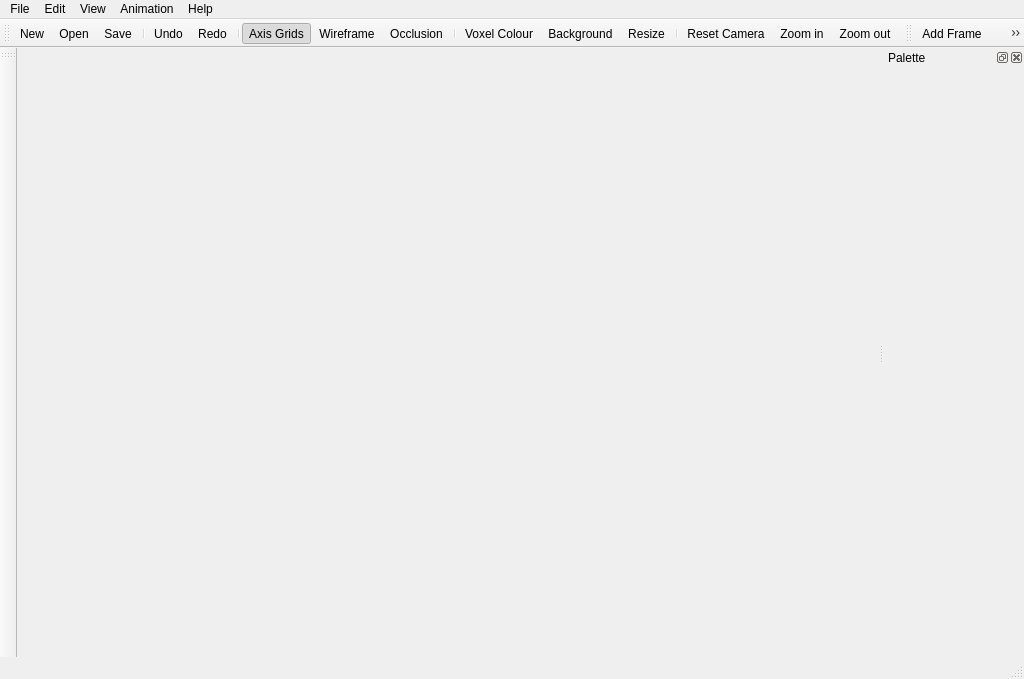
<?xml version="1.0" encoding="UTF-8"?>
<ui version="4.0">
 <class>MainWindow</class>
 <widget class="QMainWindow" name="MainWindow">
  <property name="geometry">
   <rect>
    <x>0</x>
    <y>0</y>
    <width>1024</width>
    <height>679</height>
   </rect>
  </property>
  <property name="windowTitle">
   <string>Zoxel</string>
  </property>
  <property name="windowIcon">
   <iconset resource="resources.qrc">
    <normaloff>:/images/gfx/icons/block.png</normaloff>:/images/gfx/icons/block.png</iconset>
  </property>
  <widget class="QWidget" name="centralwidget">
   <layout class="QGridLayout" name="gridLayout">
    <item row="0" column="0">
     <widget class="QWidget" name="glparent" native="true">
      <layout class="QGridLayout" name="gridLayout_2"/>
     </widget>
    </item>
   </layout>
  </widget>
  <widget class="QMenuBar" name="menubar">
   <property name="geometry">
    <rect>
     <x>0</x>
     <y>0</y>
     <width>1024</width>
     <height>24</height>
    </rect>
   </property>
   <widget class="QMenu" name="menu_file">
    <property name="title">
     <string>File</string>
    </property>
    <addaction name="action_new"/>
    <addaction name="action_open"/>
    <addaction name="separator"/>
    <addaction name="action_save"/>
    <addaction name="action_saveas"/>
    <addaction name="separator"/>
    <addaction name="action_exit"/>
   </widget>
   <widget class="QMenu" name="menu_help">
    <property name="title">
     <string>Help</string>
    </property>
    <addaction name="action_about"/>
   </widget>
   <widget class="QMenu" name="menuView">
    <property name="title">
     <string>View</string>
    </property>
    <addaction name="action_axis_grids"/>
    <addaction name="action_wireframe"/>
    <addaction name="action_voxel_edges"/>
    <addaction name="separator"/>
    <addaction name="action_zoom_in"/>
    <addaction name="action_zoom_out"/>
   </widget>
   <widget class="QMenu" name="menuEdit">
    <property name="title">
     <string>Edit</string>
    </property>
    <addaction name="action_undo"/>
    <addaction name="action_redo"/>
   </widget>
   <widget class="QMenu" name="menuAnimation">
    <property name="title">
     <string>Animation</string>
    </property>
    <addaction name="action_anim_play"/>
    <addaction name="action_anim_stop"/>
    <addaction name="action_anim_next"/>
    <addaction name="action_anim_previous"/>
    <addaction name="action_anim_settings"/>
    <addaction name="separator"/>
    <addaction name="action_anim_add"/>
    <addaction name="separator"/>
    <addaction name="action_anim_delete"/>
   </widget>
   <addaction name="menu_file"/>
   <addaction name="menuEdit"/>
   <addaction name="menuView"/>
   <addaction name="menuAnimation"/>
   <addaction name="menu_help"/>
  </widget>
  <widget class="QStatusBar" name="statusbar"/>
  <widget class="QToolBar" name="toolbar">
   <property name="windowTitle">
    <string>toolBar</string>
   </property>
   <attribute name="toolBarArea">
    <enum>TopToolBarArea</enum>
   </attribute>
   <attribute name="toolBarBreak">
    <bool>false</bool>
   </attribute>
   <addaction name="action_new"/>
   <addaction name="action_open"/>
   <addaction name="action_save"/>
   <addaction name="separator"/>
   <addaction name="action_undo"/>
   <addaction name="action_redo"/>
   <addaction name="separator"/>
   <addaction name="action_axis_grids"/>
   <addaction name="action_wireframe"/>
   <addaction name="action_occlusion"/>
   <addaction name="separator"/>
   <addaction name="action_voxel_colour"/>
   <addaction name="action_background"/>
   <addaction name="action_resize"/>
   <addaction name="separator"/>
   <addaction name="action_reset_camera"/>
   <addaction name="action_zoom_in"/>
   <addaction name="action_zoom_out"/>
  </widget>
  <widget class="QToolBar" name="toolbar_drawing">
   <property name="windowTitle">
    <string>toolBar</string>
   </property>
   <attribute name="toolBarArea">
    <enum>LeftToolBarArea</enum>
   </attribute>
   <attribute name="toolBarBreak">
    <bool>false</bool>
   </attribute>
  </widget>
  <widget class="QDockWidget" name="dock">
   <property name="windowTitle">
    <string>Palette</string>
   </property>
   <attribute name="dockWidgetArea">
    <number>2</number>
   </attribute>
   <widget class="QWidget" name="palette">
    <property name="minimumSize">
     <size>
      <width>140</width>
      <height>0</height>
     </size>
    </property>
    <layout class="QGridLayout" name="gridLayout_3"/>
   </widget>
  </widget>
  <widget class="QToolBar" name="toolbar_animation">
   <property name="windowTitle">
    <string>toolBar</string>
   </property>
   <attribute name="toolBarArea">
    <enum>TopToolBarArea</enum>
   </attribute>
   <attribute name="toolBarBreak">
    <bool>false</bool>
   </attribute>
   <addaction name="action_anim_add"/>
   <addaction name="action_anim_previous"/>
   <addaction name="action_anim_stop"/>
   <addaction name="action_anim_play"/>
   <addaction name="action_anim_next"/>
  </widget>
  <action name="action_exit">
   <property name="icon">
    <iconset>
     <normaloff>:/gfx/gfx/application-exit.png</normaloff>:/gfx/gfx/application-exit.png</iconset>
   </property>
   <property name="text">
    <string>Exit</string>
   </property>
   <property name="iconVisibleInMenu">
    <bool>true</bool>
   </property>
  </action>
  <action name="action_about">
   <property name="icon">
    <iconset>
     <normaloff>:/gfx/gfx/help-contents.png</normaloff>:/gfx/gfx/help-contents.png</iconset>
   </property>
   <property name="text">
    <string>About</string>
   </property>
  </action>
  <action name="action_save">
   <property name="icon">
    <iconset resource="resources.qrc">
     <normaloff>:/images/gfx/icons/disk-return-black.png</normaloff>:/images/gfx/icons/disk-return-black.png</iconset>
   </property>
   <property name="text">
    <string>Save</string>
   </property>
  </action>
  <action name="action_axis_grids">
   <property name="checkable">
    <bool>true</bool>
   </property>
   <property name="checked">
    <bool>true</bool>
   </property>
   <property name="icon">
    <iconset resource="resources.qrc">
     <normaloff>:/images/gfx/icons/grid.png</normaloff>:/images/gfx/icons/grid.png</iconset>
   </property>
   <property name="text">
    <string>Axis Grids</string>
   </property>
   <property name="toolTip">
    <string>Toggle Axis Grids</string>
   </property>
  </action>
  <action name="action_wireframe">
   <property name="checkable">
    <bool>true</bool>
   </property>
   <property name="icon">
    <iconset resource="resources.qrc">
     <normaloff>:/images/gfx/icons/border.png</normaloff>:/images/gfx/icons/border.png</iconset>
   </property>
   <property name="text">
    <string>Wireframe</string>
   </property>
  </action>
  <action name="action_new">
   <property name="icon">
    <iconset resource="resources.qrc">
     <normaloff>:/images/gfx/icons/document.png</normaloff>:/images/gfx/icons/document.png</iconset>
   </property>
   <property name="text">
    <string>New</string>
   </property>
  </action>
  <action name="action_saveas">
   <property name="icon">
    <iconset resource="resources.qrc">
     <normaloff>:/images/gfx/icons/disk-return-black.png</normaloff>:/images/gfx/icons/disk-return-black.png</iconset>
   </property>
   <property name="text">
    <string>Save As...</string>
   </property>
  </action>
  <action name="action_open">
   <property name="icon">
    <iconset resource="resources.qrc">
     <normaloff>:/images/gfx/icons/folder-horizontal-open.png</normaloff>:/images/gfx/icons/folder-horizontal-open.png</iconset>
   </property>
   <property name="text">
    <string>Open...</string>
   </property>
  </action>
  <action name="action_background">
   <property name="icon">
    <iconset resource="resources.qrc">
     <normaloff>:/images/gfx/icons/palette.png</normaloff>:/images/gfx/icons/palette.png</iconset>
   </property>
   <property name="text">
    <string>Background</string>
   </property>
   <property name="toolTip">
    <string>Choose background colour</string>
   </property>
  </action>
  <action name="action_resize">
   <property name="icon">
    <iconset resource="resources.qrc">
     <normaloff>:/images/gfx/icons/transform-scale-2.png</normaloff>:/images/gfx/icons/transform-scale-2.png</iconset>
   </property>
   <property name="text">
    <string>Resize</string>
   </property>
   <property name="toolTip">
    <string>Set dimensions</string>
   </property>
  </action>
  <action name="action_occlusion">
   <property name="checkable">
    <bool>true</bool>
   </property>
   <property name="icon">
    <iconset resource="resources.qrc">
     <normaloff>:/images/gfx/icons/weather-clear-2.png</normaloff>:/images/gfx/icons/weather-clear-2.png</iconset>
   </property>
   <property name="text">
    <string>Occlusion</string>
   </property>
   <property name="toolTip">
    <string>Render with ambient occlusion</string>
   </property>
  </action>
  <action name="action_reset_camera">
   <property name="icon">
    <iconset resource="resources.qrc">
     <normaloff>:/images/gfx/icons/zoom-original-4.png</normaloff>:/images/gfx/icons/zoom-original-4.png</iconset>
   </property>
   <property name="text">
    <string>Reset Camera</string>
   </property>
   <property name="toolTip">
    <string>Reset camera position</string>
   </property>
  </action>
  <action name="action_voxel_edges">
   <property name="checkable">
    <bool>true</bool>
   </property>
   <property name="icon">
    <iconset resource="resources.qrc">
     <normaloff>:/images/gfx/icons/categories.png</normaloff>:/images/gfx/icons/categories.png</iconset>
   </property>
   <property name="text">
    <string>Voxel Edges</string>
   </property>
   <property name="toolTip">
    <string>Toggle view voxel edges</string>
   </property>
  </action>
  <action name="action_voxel_colour">
   <property name="icon">
    <iconset resource="resources.qrc">
     <normaloff>:/images/gfx/icons/color.png</normaloff>:/images/gfx/icons/color.png</iconset>
   </property>
   <property name="text">
    <string>Voxel Colour</string>
   </property>
   <property name="toolTip">
    <string>Pick Voxel Colour</string>
   </property>
  </action>
  <action name="action_undo">
   <property name="icon">
    <iconset resource="resources.qrc">
     <normaloff>:/images/gfx/icons/undo.png</normaloff>:/images/gfx/icons/undo.png</iconset>
   </property>
   <property name="text">
    <string>Undo</string>
   </property>
   <property name="toolTip">
    <string>Undo</string>
   </property>
   <property name="shortcut">
    <string>Ctrl+Z</string>
   </property>
  </action>
  <action name="action_redo">
   <property name="icon">
    <iconset resource="resources.qrc">
     <normaloff>:/images/gfx/icons/redo.png</normaloff>:/images/gfx/icons/redo.png</iconset>
   </property>
   <property name="text">
    <string>Redo</string>
   </property>
   <property name="toolTip">
    <string>Redo</string>
   </property>
   <property name="shortcut">
    <string>Ctrl+Shift+Z</string>
   </property>
  </action>
  <action name="action_zoom_in">
   <property name="icon">
    <iconset resource="resources.qrc">
     <normaloff>:/images/gfx/icons/zoom_in.png</normaloff>:/images/gfx/icons/zoom_in.png</iconset>
   </property>
   <property name="text">
    <string>Zoom in</string>
   </property>
   <property name="toolTip">
    <string>Zoom in</string>
   </property>
   <property name="shortcut">
    <string>Ctrl++</string>
   </property>
  </action>
  <action name="action_zoom_out">
   <property name="icon">
    <iconset resource="resources.qrc">
     <normaloff>:/images/gfx/icons/zoom_out.png</normaloff>:/images/gfx/icons/zoom_out.png</iconset>
   </property>
   <property name="text">
    <string>Zoom out</string>
   </property>
   <property name="toolTip">
    <string>Zoom out</string>
   </property>
   <property name="shortcut">
    <string>Ctrl+-</string>
   </property>
  </action>
  <action name="action_anim_add">
   <property name="icon">
    <iconset resource="resources.qrc">
     <normaloff>:/images/gfx/icons/Create.png</normaloff>:/images/gfx/icons/Create.png</iconset>
   </property>
   <property name="text">
    <string>Add Frame</string>
   </property>
   <property name="toolTip">
    <string>Add new animation frame</string>
   </property>
  </action>
  <action name="action_anim_play">
   <property name="icon">
    <iconset resource="resources.qrc">
     <normaloff>:/images/gfx/icons/Go.png</normaloff>:/images/gfx/icons/Go.png</iconset>
   </property>
   <property name="text">
    <string>Play</string>
   </property>
   <property name="toolTip">
    <string>Play animation</string>
   </property>
  </action>
  <action name="action_anim_stop">
   <property name="icon">
    <iconset resource="resources.qrc">
     <normaloff>:/images/gfx/icons/Stop.png</normaloff>:/images/gfx/icons/Stop.png</iconset>
   </property>
   <property name="text">
    <string>Stop</string>
   </property>
   <property name="toolTip">
    <string>Stop animation</string>
   </property>
  </action>
  <action name="action_anim_next">
   <property name="icon">
    <iconset resource="resources.qrc">
     <normaloff>:/images/gfx/icons/Goforward.png</normaloff>:/images/gfx/icons/Goforward.png</iconset>
   </property>
   <property name="text">
    <string>Next Frame</string>
   </property>
   <property name="toolTip">
    <string>Go to next frame</string>
   </property>
  </action>
  <action name="action_anim_previous">
   <property name="icon">
    <iconset resource="resources.qrc">
     <normaloff>:/images/gfx/icons/Goback.png</normaloff>:/images/gfx/icons/Goback.png</iconset>
   </property>
   <property name="text">
    <string>Previous Frame</string>
   </property>
   <property name="toolTip">
    <string>Go to previous frame</string>
   </property>
  </action>
  <action name="action_anim_settings">
   <property name="icon">
    <iconset resource="resources.qrc">
     <normaloff>:/images/gfx/icons/wrench-screwdriver.png</normaloff>:/images/gfx/icons/wrench-screwdriver.png</iconset>
   </property>
   <property name="text">
    <string>Animation Settings</string>
   </property>
   <property name="toolTip">
    <string>Animation Settings</string>
   </property>
  </action>
  <action name="action_anim_delete">
   <property name="icon">
    <iconset resource="resources.qrc">
     <normaloff>:/images/gfx/icons/Cancel.png</normaloff>:/images/gfx/icons/Cancel.png</iconset>
   </property>
   <property name="text">
    <string>Delete Frame</string>
   </property>
   <property name="toolTip">
    <string>Delete current frame</string>
   </property>
  </action>
 </widget>
 <resources>
  <include location="resources.qrc"/>
 </resources>
 <connections>
  <connection>
   <sender>action_exit</sender>
   <signal>triggered()</signal>
   <receiver>MainWindow</receiver>
   <slot>close()</slot>
   <hints>
    <hint type="sourcelabel">
     <x>-1</x>
     <y>-1</y>
    </hint>
    <hint type="destinationlabel">
     <x>501</x>
     <y>361</y>
    </hint>
   </hints>
  </connection>
 </connections>
</ui>
